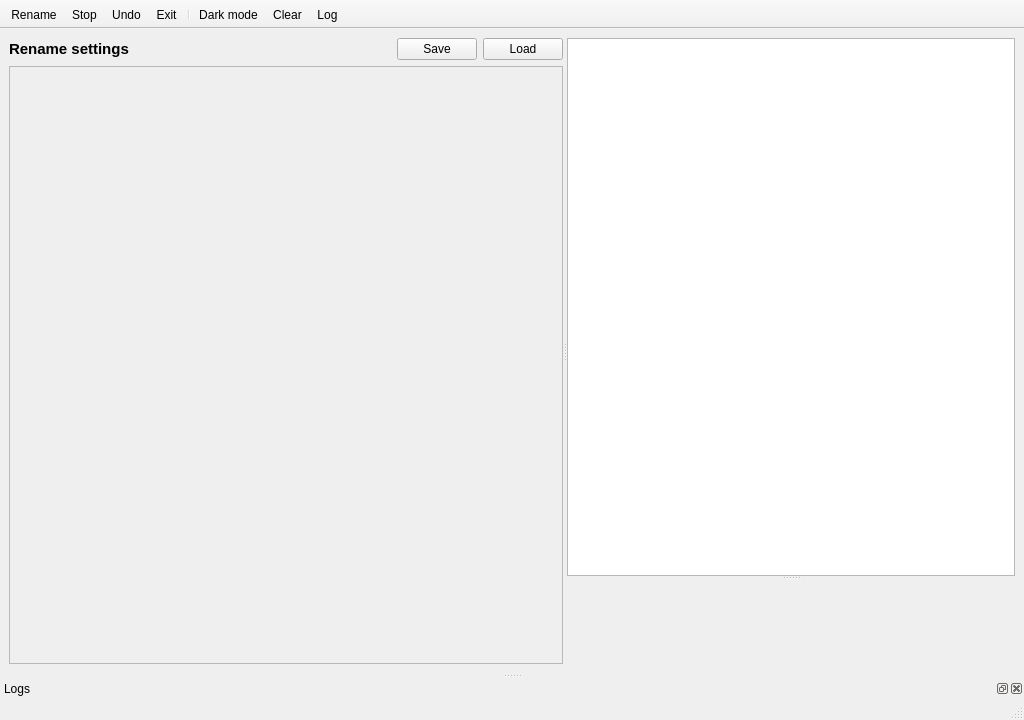
<?xml version="1.0" encoding="UTF-8"?>
<ui version="4.0">
 <class>MainWindow</class>
 <widget class="QMainWindow" name="MainWindow">
  <property name="geometry">
   <rect>
    <x>0</x>
    <y>0</y>
    <width>1024</width>
    <height>720</height>
   </rect>
  </property>
  <property name="focusPolicy">
   <enum>Qt::StrongFocus</enum>
  </property>
  <property name="acceptDrops">
   <bool>true</bool>
  </property>
  <property name="windowTitle">
   <string>FileRenamer</string>
  </property>
  <widget class="QWidget" name="centralwidget">
   <layout class="QVBoxLayout" name="verticalLayout_2">
    <item>
     <widget class="QSplitter" name="splitter_2">
      <property name="orientation">
       <enum>Qt::Horizontal</enum>
      </property>
      <widget class="QWidget" name="layoutWidget">
       <layout class="QVBoxLayout" name="verticalLayout">
        <item>
         <layout class="QHBoxLayout" name="horizontalLayout">
          <item>
           <widget class="QLabel" name="label">
            <property name="font">
             <font>
              <pointsize>11</pointsize>
              <bold>true</bold>
             </font>
            </property>
            <property name="text">
             <string>Rename settings</string>
            </property>
           </widget>
          </item>
          <item>
           <spacer name="horizontalSpacer">
            <property name="orientation">
             <enum>Qt::Horizontal</enum>
            </property>
            <property name="sizeHint" stdset="0">
             <size>
              <width>24</width>
              <height>20</height>
             </size>
            </property>
           </spacer>
          </item>
          <item>
           <widget class="QPushButton" name="buttonSaveSettings">
            <property name="toolTip">
             <string>Save current rename settings</string>
            </property>
            <property name="text">
             <string>Save</string>
            </property>
            <property name="icon">
             <iconset resource="images.qrc">
              <normaloff>:/res/images/save.svg</normaloff>:/res/images/save.svg</iconset>
            </property>
           </widget>
          </item>
          <item>
           <widget class="QPushButton" name="buttonLoadSettings">
            <property name="toolTip">
             <string>Load Rename settings</string>
            </property>
            <property name="text">
             <string>Load</string>
            </property>
            <property name="icon">
             <iconset resource="images.qrc">
              <normaloff>:/res/images/load.svg</normaloff>:/res/images/load.svg</iconset>
            </property>
           </widget>
          </item>
         </layout>
        </item>
        <item>
         <widget class="QScrollArea" name="scrollArea">
          <property name="widgetResizable">
           <bool>true</bool>
          </property>
          <widget class="FormStringBuilderChain" name="formStringBuilderChain">
           <property name="geometry">
            <rect>
             <x>0</x>
             <y>0</y>
             <width>565</width>
             <height>525</height>
            </rect>
           </property>
          </widget>
         </widget>
        </item>
       </layout>
      </widget>
      <widget class="QSplitter" name="splitter">
       <property name="orientation">
        <enum>Qt::Vertical</enum>
       </property>
       <widget class="PathTableView" name="tableView">
        <property name="editTriggers">
         <set>QAbstractItemView::NoEditTriggers</set>
        </property>
        <property name="tabKeyNavigation">
         <bool>false</bool>
        </property>
        <property name="dragEnabled">
         <bool>true</bool>
        </property>
        <property name="dragDropMode">
         <enum>QAbstractItemView::InternalMove</enum>
        </property>
        <property name="defaultDropAction">
         <enum>Qt::MoveAction</enum>
        </property>
        <property name="selectionBehavior">
         <enum>QAbstractItemView::SelectRows</enum>
        </property>
        <property name="textElideMode">
         <enum>Qt::ElideMiddle</enum>
        </property>
        <property name="horizontalScrollMode">
         <enum>QAbstractItemView::ScrollPerPixel</enum>
        </property>
        <property name="sortingEnabled">
         <bool>true</bool>
        </property>
        <property name="wordWrap">
         <bool>false</bool>
        </property>
        <attribute name="horizontalHeaderShowSortIndicator" stdset="0">
         <bool>true</bool>
        </attribute>
        <attribute name="horizontalHeaderStretchLastSection">
         <bool>true</bool>
        </attribute>
        <attribute name="verticalHeaderVisible">
         <bool>false</bool>
        </attribute>
       </widget>
       <widget class="FrameBuilderList" name="frameBuilderList">
        <property name="frameShape">
         <enum>QFrame::NoFrame</enum>
        </property>
        <property name="frameShadow">
         <enum>QFrame::Raised</enum>
        </property>
        <property name="lineWidth">
         <number>0</number>
        </property>
       </widget>
      </widget>
     </widget>
    </item>
   </layout>
  </widget>
  <widget class="QToolBar" name="toolBar">
   <property name="windowTitle">
    <string>toolBar</string>
   </property>
   <property name="movable">
    <bool>false</bool>
   </property>
   <property name="iconSize">
    <size>
     <width>48</width>
     <height>24</height>
    </size>
   </property>
   <property name="toolButtonStyle">
    <enum>Qt::ToolButtonTextUnderIcon</enum>
   </property>
   <property name="floatable">
    <bool>false</bool>
   </property>
   <attribute name="toolBarArea">
    <enum>TopToolBarArea</enum>
   </attribute>
   <attribute name="toolBarBreak">
    <bool>false</bool>
   </attribute>
   <addaction name="actionRename"/>
   <addaction name="actionStop"/>
   <addaction name="actionUndo"/>
   <addaction name="actionExit"/>
   <addaction name="separator"/>
   <addaction name="actionDarkMode"/>
   <addaction name="actionClearItems"/>
   <addaction name="actionViewLogs"/>
  </widget>
  <widget class="QDockWidget" name="dockWidgetLogs">
   <property name="windowTitle">
    <string>Logs</string>
   </property>
   <attribute name="dockWidgetArea">
    <number>8</number>
   </attribute>
   <widget class="WidgetApplicationLogs" name="dockWidgetContents"/>
  </widget>
  <widget class="QStatusBar" name="statusBar"/>
  <action name="actionRename">
   <property name="icon">
    <iconset resource="images.qrc">
     <normaloff>:/res/images/forward.svg</normaloff>:/res/images/forward.svg</iconset>
   </property>
   <property name="text">
    <string>Rename</string>
   </property>
   <property name="toolTip">
    <string>Start renaming (Ctrl+R)</string>
   </property>
   <property name="shortcut">
    <string>Ctrl+R</string>
   </property>
  </action>
  <action name="actionStop">
   <property name="icon">
    <iconset resource="images.qrc">
     <normaloff>:/res/images/stop.svg</normaloff>:/res/images/stop.svg</iconset>
   </property>
   <property name="text">
    <string>Stop</string>
   </property>
   <property name="toolTip">
    <string>Stop renaming (Esc)</string>
   </property>
   <property name="shortcut">
    <string>Esc</string>
   </property>
  </action>
  <action name="actionUndo">
   <property name="icon">
    <iconset resource="images.qrc">
     <normaloff>:/res/images/backward.svg</normaloff>:/res/images/backward.svg</iconset>
   </property>
   <property name="text">
    <string>Undo</string>
   </property>
   <property name="toolTip">
    <string>Undo renaming (Ctrl+Z)</string>
   </property>
   <property name="shortcut">
    <string>Ctrl+Z</string>
   </property>
  </action>
  <action name="actionExit">
   <property name="icon">
    <iconset resource="images.qrc">
     <normaloff>:/res/images/exit.svg</normaloff>:/res/images/exit.svg</iconset>
   </property>
   <property name="text">
    <string>Exit</string>
   </property>
   <property name="toolTip">
    <string>Exit application (Ctrl+Q)</string>
   </property>
   <property name="shortcut">
    <string>Ctrl+Q</string>
   </property>
  </action>
  <action name="actionViewLogs">
   <property name="checkable">
    <bool>true</bool>
   </property>
   <property name="icon">
    <iconset>
     <normaloff>:/res/icons/text-x-preview.ico</normaloff>:/res/icons/text-x-preview.ico</iconset>
   </property>
   <property name="text">
    <string>Log</string>
   </property>
   <property name="toolTip">
    <string>View rename logs (Ctrl+L)</string>
   </property>
   <property name="shortcut">
    <string>Ctrl+L</string>
   </property>
  </action>
  <action name="actionClearItems">
   <property name="icon">
    <iconset resource="images.qrc">
     <normaloff>:/res/images/clear.svg</normaloff>:/res/images/clear.svg</iconset>
   </property>
   <property name="text">
    <string>Clear</string>
   </property>
   <property name="toolTip">
    <string>Clear list (Ctrl+K, Ctrl+Del)</string>
   </property>
   <property name="shortcut">
    <string>Ctrl+K, Ctrl+Del</string>
   </property>
  </action>
  <action name="actionDarkMode">
   <property name="checkable">
    <bool>true</bool>
   </property>
   <property name="icon">
    <iconset resource="images.qrc">
     <normaloff>:/res/images/darkmode.svg</normaloff>:/res/images/darkmode.svg</iconset>
   </property>
   <property name="text">
    <string>Dark mode</string>
   </property>
   <property name="toolTip">
    <string>Dark mode</string>
   </property>
   <property name="shortcut">
    <string>Ctrl+D</string>
   </property>
  </action>
 </widget>
 <customwidgets>
  <customwidget>
   <class>FormStringBuilderChain</class>
   <extends>QWidget</extends>
   <header>widgets/formstringbuilderchain.h</header>
   <container>1</container>
  </customwidget>
  <customwidget>
   <class>PathTableView</class>
   <extends>QTableView</extends>
   <header>path/pathtableview.h</header>
  </customwidget>
  <customwidget>
   <class>WidgetApplicationLogs</class>
   <extends>QWidget</extends>
   <header>widgets/widgetapplicationlogs.h</header>
   <container>1</container>
  </customwidget>
  <customwidget>
   <class>FrameBuilderList</class>
   <extends>QFrame</extends>
   <header>widgets/framebuilderlist.h</header>
   <container>1</container>
  </customwidget>
 </customwidgets>
 <resources>
  <include location="images.qrc"/>
 </resources>
 <connections>
  <connection>
   <sender>actionExit</sender>
   <signal>triggered()</signal>
   <receiver>MainWindow</receiver>
   <slot>close()</slot>
   <hints>
    <hint type="sourcelabel">
     <x>-1</x>
     <y>-1</y>
    </hint>
    <hint type="destinationlabel">
     <x>439</x>
     <y>309</y>
    </hint>
   </hints>
  </connection>
  <connection>
   <sender>actionViewLogs</sender>
   <signal>triggered(bool)</signal>
   <receiver>dockWidgetLogs</receiver>
   <slot>setVisible(bool)</slot>
   <hints>
    <hint type="sourcelabel">
     <x>-1</x>
     <y>-1</y>
    </hint>
    <hint type="destinationlabel">
     <x>439</x>
     <y>619</y>
    </hint>
   </hints>
  </connection>
  <connection>
   <sender>buttonSaveSettings</sender>
   <signal>clicked()</signal>
   <receiver>MainWindow</receiver>
   <slot>onButtonSaveSettingsClicked()</slot>
   <hints>
    <hint type="sourcelabel">
     <x>382</x>
     <y>69</y>
    </hint>
    <hint type="destinationlabel">
     <x>875</x>
     <y>267</y>
    </hint>
   </hints>
  </connection>
  <connection>
   <sender>buttonLoadSettings</sender>
   <signal>clicked()</signal>
   <receiver>MainWindow</receiver>
   <slot>onButtonLoadSettingsClicked()</slot>
   <hints>
    <hint type="sourcelabel">
     <x>455</x>
     <y>70</y>
    </hint>
    <hint type="destinationlabel">
     <x>875</x>
     <y>85</y>
    </hint>
   </hints>
  </connection>
  <connection>
   <sender>dockWidgetLogs</sender>
   <signal>visibilityChanged(bool)</signal>
   <receiver>actionViewLogs</receiver>
   <slot>setChecked(bool)</slot>
   <hints>
    <hint type="sourcelabel">
     <x>560</x>
     <y>599</y>
    </hint>
    <hint type="destinationlabel">
     <x>-1</x>
     <y>-1</y>
    </hint>
   </hints>
  </connection>
  <connection>
   <sender>actionDarkMode</sender>
   <signal>triggered(bool)</signal>
   <receiver>MainWindow</receiver>
   <slot>onActionDarkModeTriggered(bool)</slot>
   <hints>
    <hint type="sourcelabel">
     <x>-1</x>
     <y>-1</y>
    </hint>
    <hint type="destinationlabel">
     <x>511</x>
     <y>359</y>
    </hint>
   </hints>
  </connection>
 </connections>
 <slots>
  <slot>onButtonSaveSettingsClicked()</slot>
  <slot>onButtonLoadSettingsClicked()</slot>
  <slot>onActionDarkModeTriggered(bool)</slot>
 </slots>
</ui>
